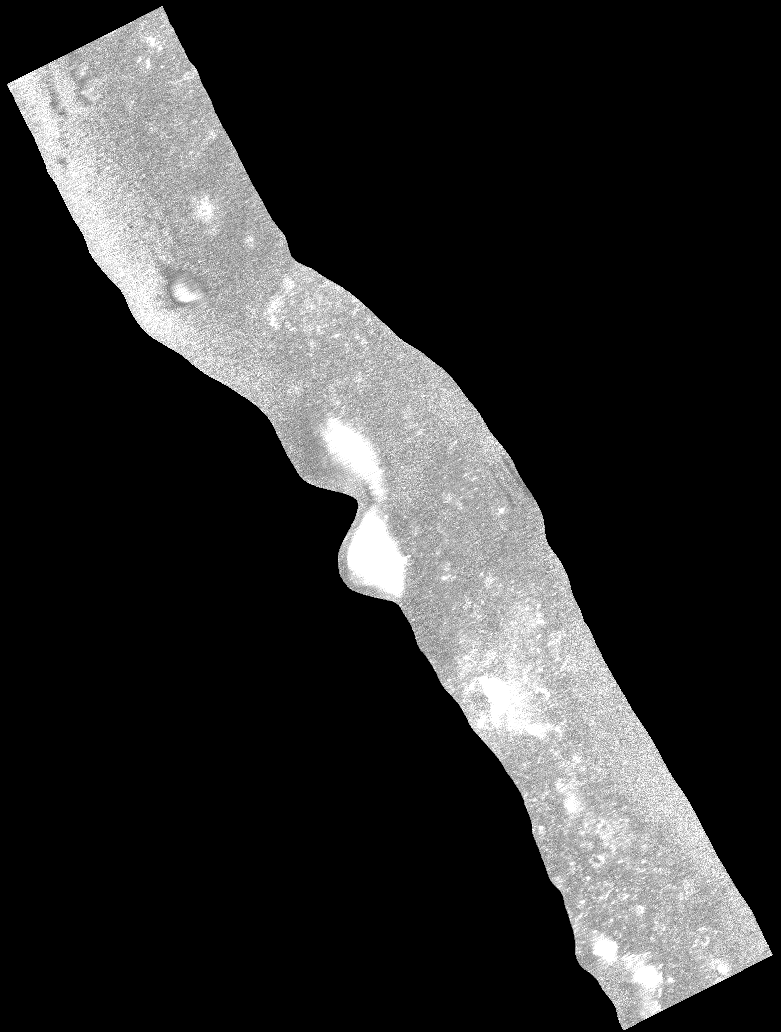
#> input picture data/processed/derived_layers/sar_candidate_ice_evidence_score.png, 781 x 1032 px
$ python build_demo_assets.py
#> lines starting #> are read from the running program, lines starting #| are printed output that depends on the picture; after the words box and inside, x2 and y2 are one past the last pixel; in counts of white or black regions, pixels touching at a corner belong together
from __future__ import annotations

from pathlib import Path

import numpy as np
from PIL import Image, ImageDraw, ImageEnhance, ImageFilter, ImageFont


ROOT = Path(__file__).resolve().parents[1]
OUT = ROOT / "data" / "processed" / "demo_assets"
OUT.mkdir(parents=True, exist_ok=True)

SOURCES = {
    "sar_candidate_focus": ROOT / "data" / "processed" / "derived_layers" / "sar_candidate_ice_evidence_score.png",
    "sar_browse_focus": ROOT
    / "data"
    / "processed"
    / "quicklooks"
    / "ch2_sar_ncls_20200913t042439405_b_brw_xx_fp_xx_d18_quicklook.png",
    "tmc2_elevation_focus": ROOT / "data" / "processed" / "derived_layers" / "tmc2_south_pole_elevation.png",
    "tmc2_slope_focus": ROOT / "data" / "processed" / "derived_layers" / "tmc2_south_pole_slope_deg.png",
    "tmc2_accessibility_focus": ROOT
    / "data"
    / "processed"
    / "derived_layers"
    / "tmc2_south_pole_accessibility_score.png",
    "cold_trap_proxy_focus": ROOT / "data" / "processed" / "derived_layers" / "cold_trap_proxy.png",
    "illumination_proxy_focus": ROOT / "data" / "processed" / "derived_layers" / "illumination_availability_proxy.png",
    "tmc2_ortho_focus": ROOT / "data" / "processed" / "derived_layers" / "tmc2_south_pole_orthobrowse.png",
    "ohr_0_focus": ROOT
    / "data"
    / "processed"
    / "quicklooks"
    / "ch2_ohr_ncp_20260103T0410224157_b_brw_d18_quicklook.png",
    "ohr_a_focus": ROOT
    / "data"
    / "processed"
    / "quicklooks"
    / "ch2_ohr_ncp_20260103T0609041371_b_brw_d18_quicklook.png",
    "ohr_b_focus": ROOT
    / "data"
    / "processed"
    / "quicklooks"
    / "ch2_ohr_ncp_20260103T1005176450_b_brw_d18_quicklook.png",
    "ohr_c_focus": ROOT
    / "data"
    / "processed"
    / "quicklooks"
    / "ch2_ohr_ncp_20260103T1203563771_b_brw_d18_quicklook.png",
}


def font(size: int, bold: bool = False):
    names = ["arialbd.ttf", "arial.ttf"] if bold else ["arial.ttf"]
    for name in names:
        try:
            return ImageFont.truetype(name, size)
        except OSError:
            continue
    return ImageFont.load_default()


def find_content_bbox(img: Image.Image) -> tuple[int, int, int, int]:
    rgb = np.asarray(img.convert("RGB")).astype(np.int16)
    h, w, _ = rgb.shape
#> h = 1032; w = 781
    corner = 48
    samples = np.concatenate(
        [
            rgb[:corner, :corner].reshape(-1, 3),
            rgb[:corner, -corner:].reshape(-1, 3),
            rgb[-corner:, :corner].reshape(-1, 3),
            rgb[-corner:, -corner:].reshape(-1, 3),
        ],
        axis=0,
    )
    bg = np.median(samples, axis=0)
#> bg = [0, 0, 0]
    distance = np.sqrt(((rgb - bg) ** 2).sum(axis=2))
    brightness = rgb.mean(axis=2)
    mask = (distance > 18) & (brightness > 8)
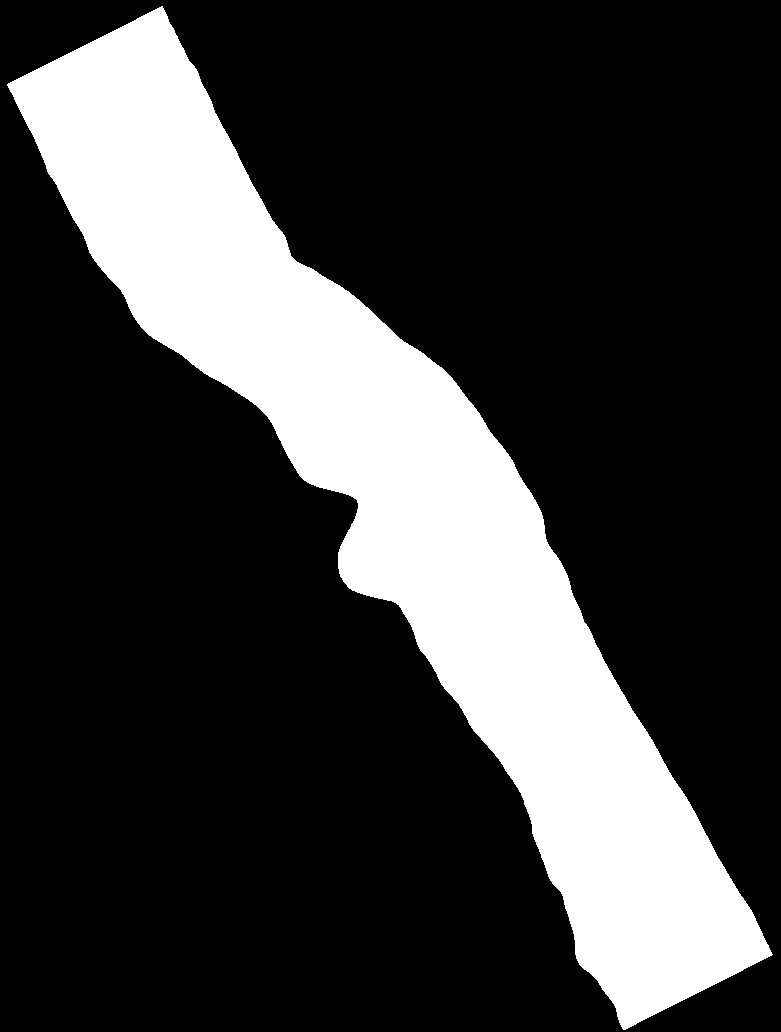
#> mask: shape (1032, 781) bool; 23.2% white; 1 white region, box (x1, y1, x2, y2) and area: (7, 6, 773, 1030) 186971
    ys, xs = np.where(mask)
    if len(xs) == 0 or len(ys) == 0:
        return (0, 0, w, h)
    margin_x = max(24, int((xs.max() - xs.min()) * 0.08))
#> margin_x = 61
    margin_y = max(24, int((ys.max() - ys.min()) * 0.08))
#> margin_y = 81
    return (
        max(0, xs.min() - margin_x),
        max(0, ys.min() - margin_y),
        min(w, xs.max() + margin_x),
        min(h, ys.max() + margin_y),
    )


def focus_image(src: Path, dest: Path, size: tuple[int, int] = (1440, 960)) -> None:
    img = Image.open(src).convert("RGB")
    bbox = find_content_bbox(img)
#> bbox = (0, 0, 781, 1032)
    cropped = img.crop(bbox)
    cropped.thumbnail((size[0] - 120, size[1] - 120), Image.Resampling.LANCZOS)

    canvas = Image.new("RGB", size, (3, 6, 10))
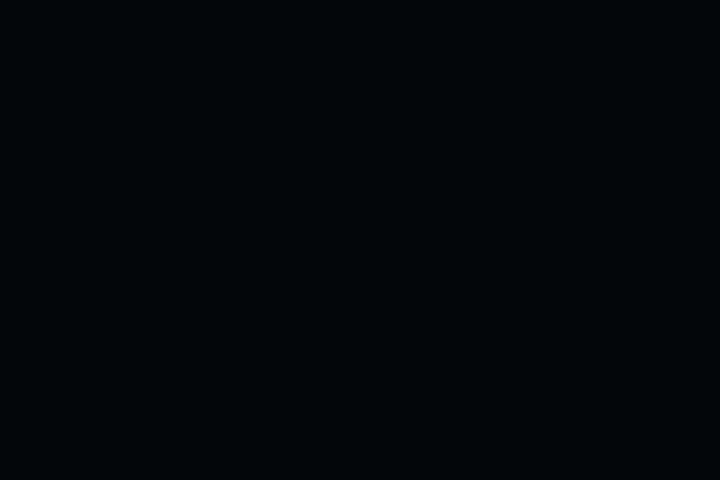
#> canvas: PIL image 1440x960 RGB (shown at 1/2 size); mean R, G, B 3, 6, 10
    shadow = Image.new("RGBA", (cropped.width + 42, cropped.height + 42), (0, 0, 0, 0))
#> shadow: PIL image 678x882 RGBA; every value is 0
    shadow_draw = ImageDraw.Draw(shadow)
    shadow_draw.rounded_rectangle((20, 20, cropped.width + 20, cropped.height + 20), radius=18, fill=(0, 0, 0, 170))
    shadow = shadow.filter(ImageFilter.GaussianBlur(18))
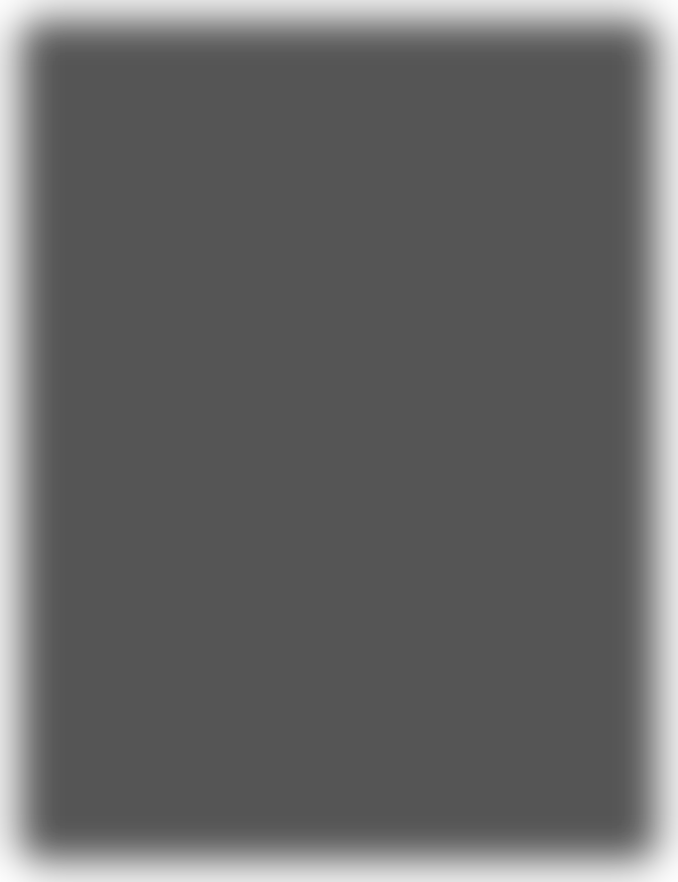
#> shadow: PIL image 678x882 RGBA; mean R, G, B, A 0, 0, 0, 151.5; transparent parts drawn white
    x = (size[0] - cropped.width) // 2
#> x = 402
    y = (size[1] - cropped.height) // 2
#> y = 60
    canvas.paste(shadow.convert("RGB"), (x - 21, y - 21))
    canvas.paste(cropped, (x, y))
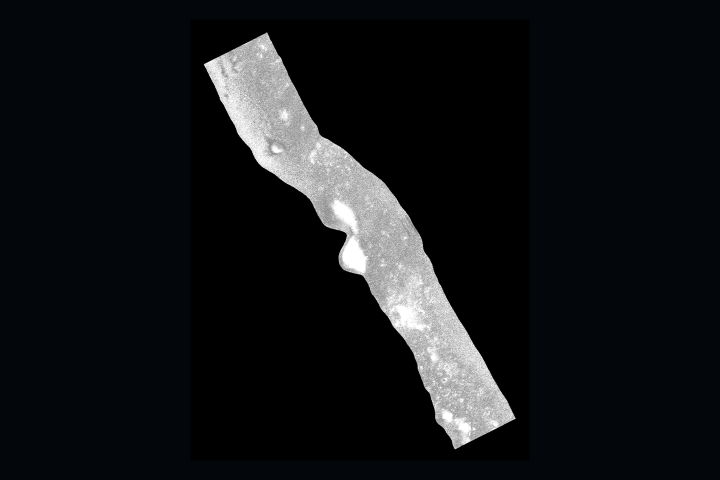
#> canvas: PIL image 1440x960 RGB (shown at 1/2 size); mean R, G, B 19.2, 20.9, 23.1
    dest.parent.mkdir(parents=True, exist_ok=True)
    canvas.save(dest, quality=95)


# [53 lines left out: function make_ohr_focus, not called in this run]


def make_sar_browse_focus(src: Path, dest: Path, size: tuple[int, int] = (1440, 960)) -> None:
    img = Image.open(src).convert("RGB")
    bbox = find_content_bbox(img)
    content = img.crop(bbox)
    # The DFSAR browse is a low-resolution quicklook. Use nearest-neighbor
    # enlargement so it reads as a pixel QA layer instead of a blurred photo.
    content = ImageEnhance.Contrast(content).enhance(1.45)
    target_h = 560
    scale = max(1, target_h // max(1, content.height))
    enlarged = content.resize((content.width * scale, content.height * scale), Image.Resampling.NEAREST)
    enlarged.thumbnail((470, 690), Image.Resampling.NEAREST)

    canvas = Image.new("RGB", size, (3, 6, 10))
    draw = ImageDraw.Draw(canvas)
    draw.rectangle((42, 42, 1398, 918), outline=(45, 75, 86), width=2)
    draw.text((72, 70), "DFSAR Radar Browse Context", fill=(238, 248, 249), font=font(44, bold=True))
    draw.text((72, 124), "Low-resolution quicklook for scene QA; evidence ranking uses derived SAR layers", fill=(150, 211, 205), font=font(28))

    x = 150
    y = 210
    draw.rectangle((x - 30, y - 30, x + enlarged.width + 30, y + enlarged.height + 30), fill=(0, 0, 0), outline=(53, 229, 214), width=3)
    canvas.paste(enlarged, (x, y))
    draw_wrapped(
        draw,
        f"Browse quicklook enlarged {scale}x; crisp pixels show source limits.",
        (x, y + enlarged.height + 32),
        420,
        27,
        (255, 224, 166),
        font(22),
    )

    panel_x = 700
    draw.rectangle((panel_x, 214, 1330, 740), fill=(8, 17, 22), outline=(45, 75, 86), width=2)
    draw.text((panel_x + 30, 250), "How to use this view", fill=(53, 229, 214), font=font(34, bold=True))
    bullets = [
        "Use for visual QA and payload context only.",
        "Do not rank candidate ice from this low-resolution browse image.",
        "Use SAR Candidate Evidence, CPR/DOP Gate, and DFSAR Audit for science logic.",
    ]
    yy = 320
    for bullet in bullets:
        draw.text((panel_x + 34, yy), "-", fill=(242, 191, 90), font=font(31))
        yy = draw_wrapped(draw, bullet, (panel_x + 72, yy), 500, 37, (222, 236, 240), font(29)) + 24
    draw.rectangle((panel_x, 770, 1330, 870), fill=(18, 18, 10), outline=(92, 78, 36), width=2)
    draw_wrapped(
        draw,
        "Judge-safe claim: browse confirms scene context; derived DFSAR products drive evidence.",
        (panel_x + 26, 790),
        560,
        30,
        (255, 224, 166),
        font(24),
    )
    dest.parent.mkdir(parents=True, exist_ok=True)
    canvas.save(dest, quality=95)


# [26 lines left out: function make_fusion_board, not called in this run]


def draw_wrapped(
    draw: ImageDraw.ImageDraw,
    text: str,
    xy: tuple[int, int],
    max_width: int,
    line_height: int,
    fill: tuple[int, int, int],
    text_font,
) -> int:
    x, y = xy
    words = text.split()
    lines: list[str] = []
    line = ""
    for word in words:
        test = f"{line} {word}".strip()
        if draw.textbbox((0, 0), test, font=text_font)[2] <= max_width:
            line = test
        else:
            if line:
                lines.append(line)
            line = word
    if line:
        lines.append(line)
    for line in lines:
        draw.text((x, y), line, fill=fill, font=text_font)
        y += line_height
    return y


# [145 lines left out: functions make_faustini_reference, make_expected_solution_matrix, make_radar_reference_comparison, not called in this run]


def main() -> None:
    for name, src in SOURCES.items():
        if name == "sar_browse_focus":
            make_sar_browse_focus(src, OUT / f"{name}.png")
        elif name == "ohr_0_focus":
            make_ohr_focus(src, OUT / f"{name}.png", "OHRC-0")
        elif name == "ohr_a_focus":
            make_ohr_focus(src, OUT / f"{name}.png", "OHRC-A")
        elif name == "ohr_b_focus":
            make_ohr_focus(src, OUT / f"{name}.png", "OHRC-B")
        elif name == "ohr_c_focus":
            make_ohr_focus(src, OUT / f"{name}.png", "OHRC-C")
        else:
            focus_image(src, OUT / f"{name}.png")
        print(OUT / f"{name}.png")
#> pass 2 of the loop in main, `for name, src in SOURCES.items():`:
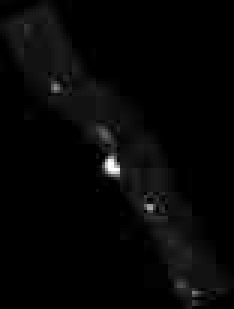
#> input picture data/processed/quicklooks/ch2_sar_ncls_20200913t042439405_b_brw_xx_fp_xx_d18_quicklook.png, 78 x 103 px (shown 3 times larger)
#> in make_sar_browse_focus, img is the input picture: PIL image 78x103 RGB; min 0, max 255, mean 6.4
#> rgb: shape (103, 78, 3) int16
#> distance: shape (103, 78) float64
#> brightness: shape (103, 78) float64
#> in find_content_bbox (call 2), `mask = (distance > 18) & (brightness > 8)`:
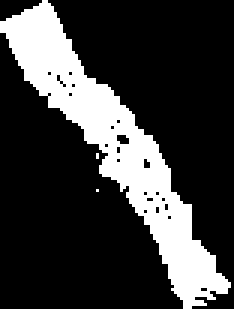
#> mask: shape (103, 78) bool (shown 3 times larger); 23.1% white; 3 white regions (2 under 20 px), largest, box (x1, y1, x2, y2) and area: (0, 0, 77, 103) 1849
#> ys = 1852 values from 0 to 102; xs = 1852 values, max 76 at index 1761, min 0 at index 68, mean 38
#> margin_x = 24
#> in make_sar_browse_focus, `bbox = find_content_bbox(img)`: bbox = (0, 0, 78, 103)
#> the loop in make_sar_browse_focus, `for bullet in bullets:` made 3 passes
#> yy on passes 1 to 3: 418, 516, 651
#> after the loop in make_sar_browse_focus, `for bullet in bullets:`: yy = 651
#> in make_sar_browse_focus, `canvas.save(dest, quality=95)`:
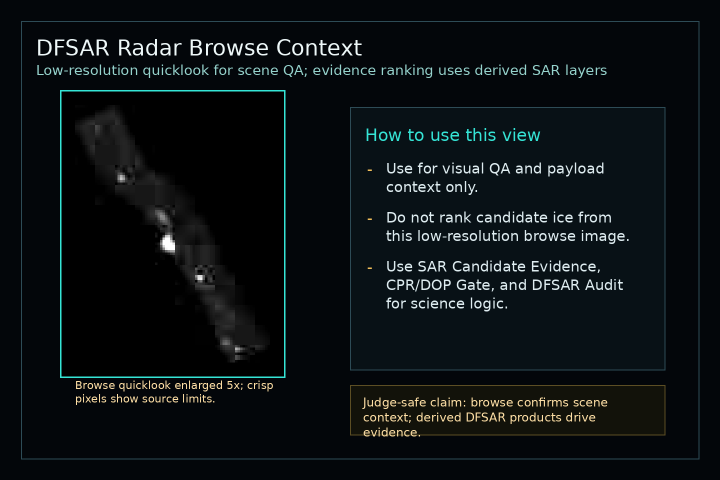
#> saved as sar_browse_focus.png: PIL image 1440x960 RGB (shown at 1/2 size); mean R, G, B 12, 17.2, 19.6
#> pass 3 of the loop in main, `for name, src in SOURCES.items():`:
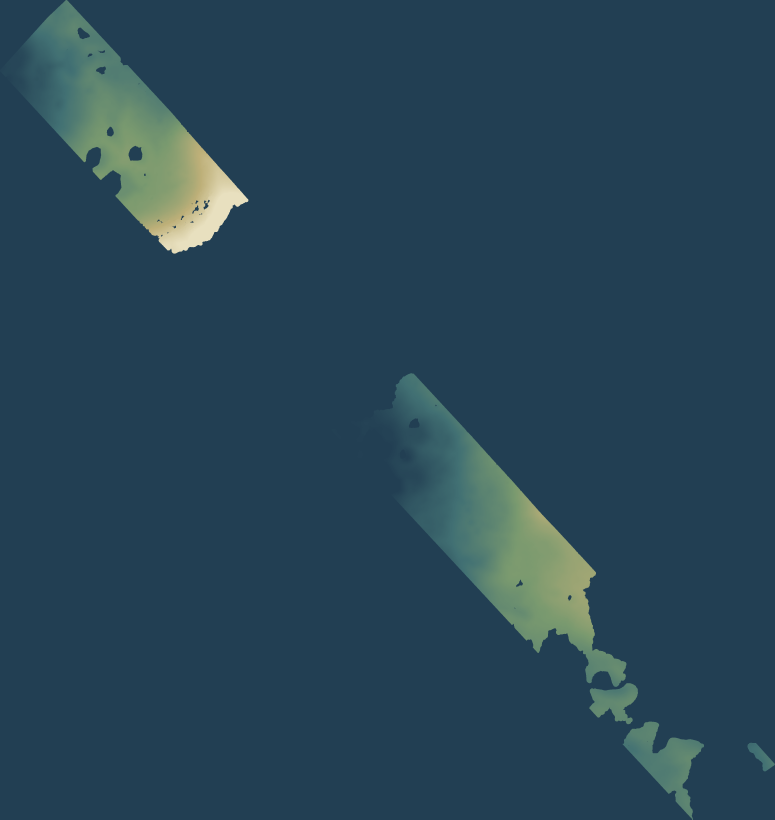
#> input picture data/processed/derived_layers/tmc2_south_pole_elevation.png, 3874 x 4096 px (shown at 1/5 size)
#> in focus_image, img is the input picture: PIL image 3874x4096 RGB; mean R, G, B 40.1, 69.4, 85.8
#> rgb: shape (4096, 3874, 3) int16
#> bg = [34, 63, 83]
#> distance: shape (4096, 3874) float64
#> brightness: shape (4096, 3874) float64
#> in find_content_bbox (call 3), `mask = (distance > 18) & (brightness > 8)`:
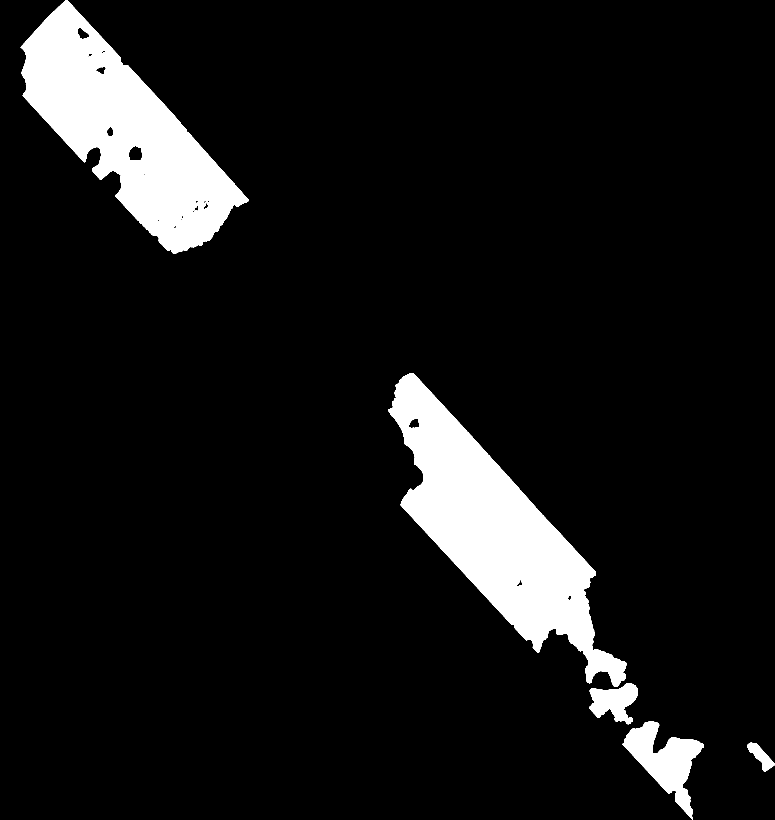
#> mask: shape (4096, 3874) bool (shown at 1/5 size); 8.5% white; 5 white regions, box (x1, y1, x2, y2) and area: (1942, 1866, 3132, 3434) 636169, (103, 0, 1242, 1268) 600961, (3113, 3608, 3520, 4096) 77829, (2946, 3416, 3190, 3621) 29345, (3737, 3714, 3874, 3857) 7829
#> margin_x = 301
#> margin_y = 327
#> in focus_image (call 2), `bbox = find_content_bbox(img)`: bbox = (0, 0, 3874, 4096)
#> cropped: PIL image 794x840 RGB
#> in focus_image (call 2), `canvas.paste(cropped, (x, y))`:
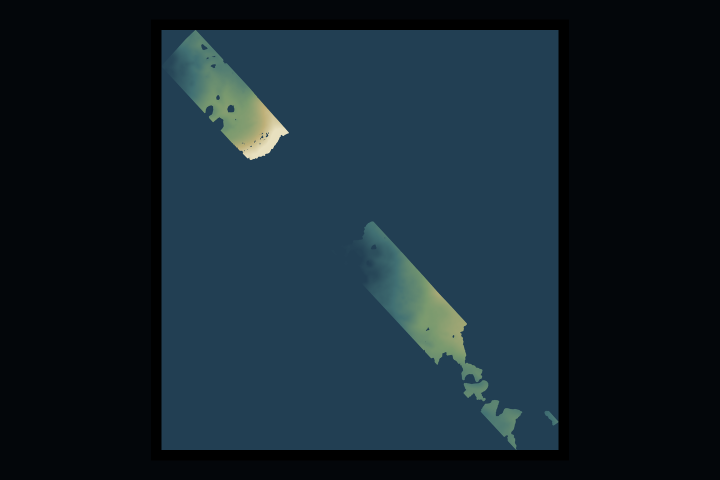
#> canvas: PIL image 1440x960 RGB (shown at 1/2 size); mean R, G, B 20.8, 36.3, 46
#> the loop made 7 passes; the first 3 are shown
    make_fusion_board()
    print(OUT / "fusion_board.png")
    make_faustini_reference()
    make_expected_solution_matrix()
    make_radar_reference_comparison()
    print(OUT / "faustini_f2_reference_focus.png")
    print(OUT / "mentor_expected_solution_focus.png")
    print(OUT / "radar_reference_comparison_focus.png")


if __name__ == "__main__":
#> (the run stopped early here; a loop or call above may not have finished)
